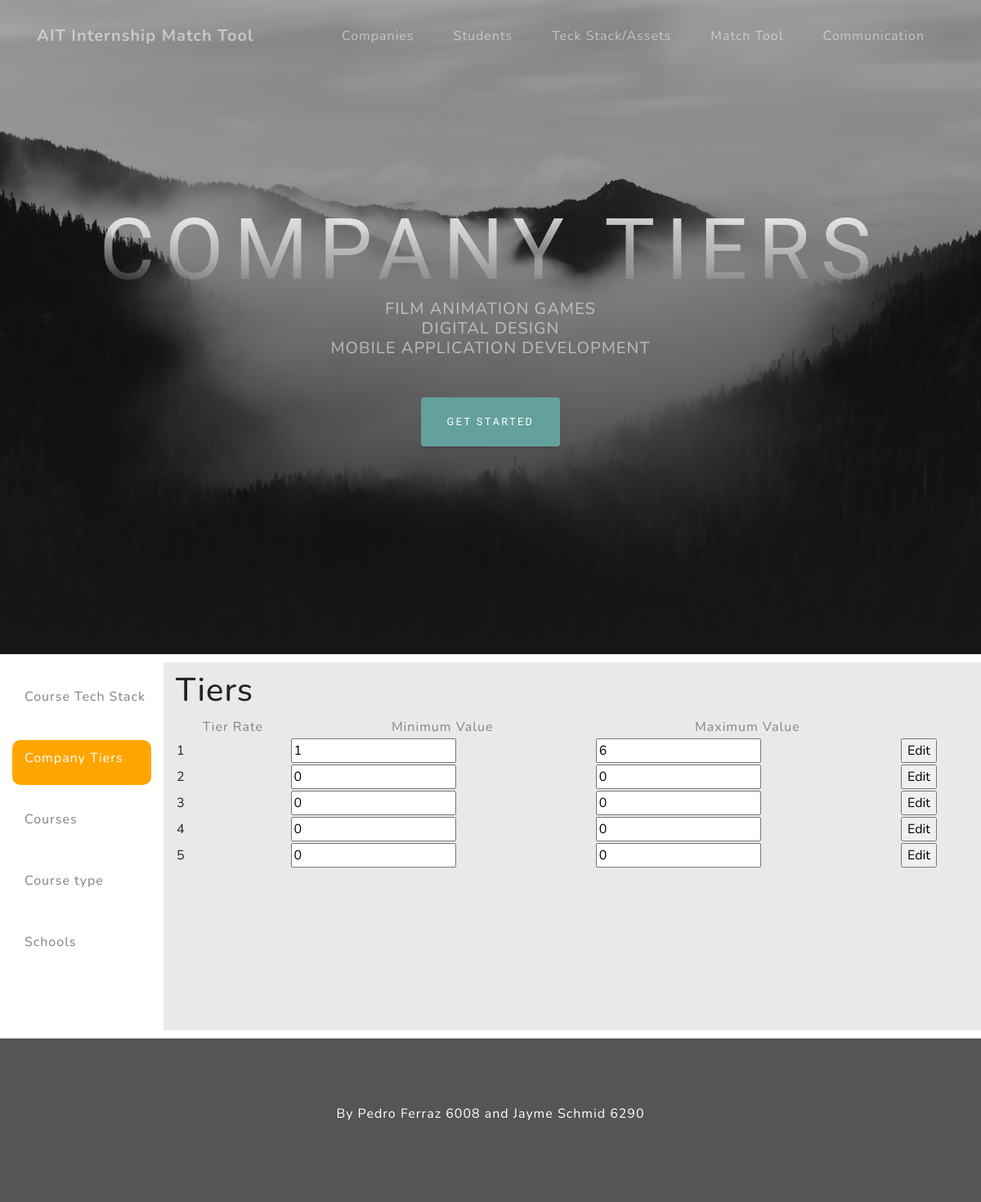
Screenshot of /Enrollments_comp.php with the database file from the repository.
### tables this page shows
CREATE TABLE `companytierrate` (
  `companyTier` int(11) NOT NULL,
  `companyMinimumRate` int(11) NOT NULL,
  `companyMaximumRate` int(11) NOT NULL
);

### Enrollments_comp.php (the view, shortened to what this page needs)
<?php
if (session_id() == '' || !isset($_SESSION)) {
    $servername = "localhost";
$username = "root";
$password = "";
$dbname = "internshipdatabase";
    try{
    $conn = new mysqli($servername, $username, $password, $dbname);
$sql = "SELECT company_id,company_name,contact_person,website,description,tier_rate,notes,TypeOfCompany FROM company";
}
    catch(PDOException $e){
    echo $sql . "<br>" . $e->getMessage();
}
}
 else {
    echo "0 results";
}
?>
<!DOCTYPE html>
<html lang="en">
<head>
  <link rel="stylesheet" href="https://maxcdn.bootstrapcdn.com/bootstrap/4.3.1/css/bootstrap.min.css">
  <link rel="stylesheet" type="text/css" href="Styles.css">
  <link href="vendor/bootstrap/css/bootstrap.min.css" rel="stylesheet">
  <link href="vendor/fontawesome-free/css/all.min.css" rel="stylesheet">
  <link href="css/grayscale.min.css" rel="stylesheet">
</head>
<body>
<?php include('navigation.php'); ?>
    <header class="masthead">
    <div class="container d-flex h-100 align-items-center">
      <div class="mx-auto text-center">
        <h1 class="mx-auto my-0 text-uppercase">Company Tiers</h1>
        <h2 class="text-white-50 mx-auto mt-2 mb-5">FILM ANIMATION GAMES<br>DIGITAL DESIGN <br>MOBILE APPLICATION DEVELOPMENT</h2>
        <a href="#about" class="btn btn-primary js-scroll-trigger">Get Started</a>
      </div>
    </div>
  </header>
<div class="container-fluid text-center">
  <div class="row content">
       <div class="col-sm-2 sidenav">
      <a class="text" href="Enrollments.php">
        <div class="well2" >
     <p class="t2">Course Tech Stack</p>
      </div>
       </a>
        <a class="text" href="Enrollments_comp.php">
                    <div class="well1">
                        <p class="t2">Company Tiers </p>
                    </div>
                </a>
         <a class="text" href="Enrollments_course_type.php" >
                    <div class="well2" >
                        <p class="t2">Courses</p>
                    </div>
                </a>
         <a class="text" href="Enrollments_course_type.php" >
                    <div class="well2" >
                        <p class="t2">Course type</p>
                    </div>
                </a>
         <a class="text"  href="Enrollments_schools.php">
                    <div class="well2" >
                        <p class="t2">Schools</p>
                    </div>
                </a>
    </div>
    <div class="col-sm-10 text-left content">
   <h1>Tiers</h1>
       <table id="myTable" style="width:100%">
                    <tr class="rowhead">
                        <th class="colhead">Tier Rate</th>
                        <th class="colhead">Minimum Value</th>
                        <th class="colhead">Maximum Value</th>
                        <th class="colhead"></th>
                    </tr>
                    <?php
    $sql = "SELECT companyTier,companyMinimumRate,companyMaximumRate FROM companytierrate";
$result = $conn->query($sql);
    while($row = $result->fetch_assoc()) {
         ?>
                    <tr>
                         <form action="Enrollment_comp_ap.php" method=post>
                        <td><?php echo $row["companyTier"];?>
                        </td>
                        <td>
                            <input  name="CompNewMin" type="number"value= "<?php echo $row["companyMinimumRate"];?>" ></td>
                        <td>
                              <input  name="CompNewMax" type="number"value= "<?php echo $row["companyMaximumRate"];?>" ></td>
                        <td>
                                <input type="submit"  alt="submit" fill="orange" value="Edit" width="20" height="20">
                        </td>
</form>
                    </tr>
                    <?php } ?>
                </table>
    </div>
  </div>
</div>
 <footer id="sticky-footer" class="footer12">
    <div class="container text-center">
     <P>By Pedro Ferraz 6008 and Jayme Schmid 6290</P>
    </div>
  </footer>
</body>
</html>

### Styles.css (style rules this page uses)
body { font-size: 14px; }
.row.content { height: 450px }
.sidenav { padding-top: 20px; background-color: #f1f1f1; height: 100%; }
footer { background-color: #555; color: white; padding: 15px; }
.footer12 { margin-top: 10px; }
.t2 { padding-top: 5px; padding-left: 10px; }
.well1 { min-height:18px; padding:5px; margin-bottom:20px; text-align:left; background-color:orange; border-radius:10px; color: white; }
.well2 { min-height:18px; padding:5px; margin-bottom:20px; text-align:left; background-color:white; border-radius:10px; color: grey; }
.colhead { text-align: center; color: #848688; font-weight: normal; }
.content { background-color: #e8e9e9; margin-top: 10px; }
.sidenav { background-color: white; }
.text { color: grey; }

### rows the page displays
companytierrate: companyTier "1"
companytierrate: companyTier "2"
companytierrate: companyTier "3"
companytierrate: companyTier "4"
companytierrate: companyTier "5"
